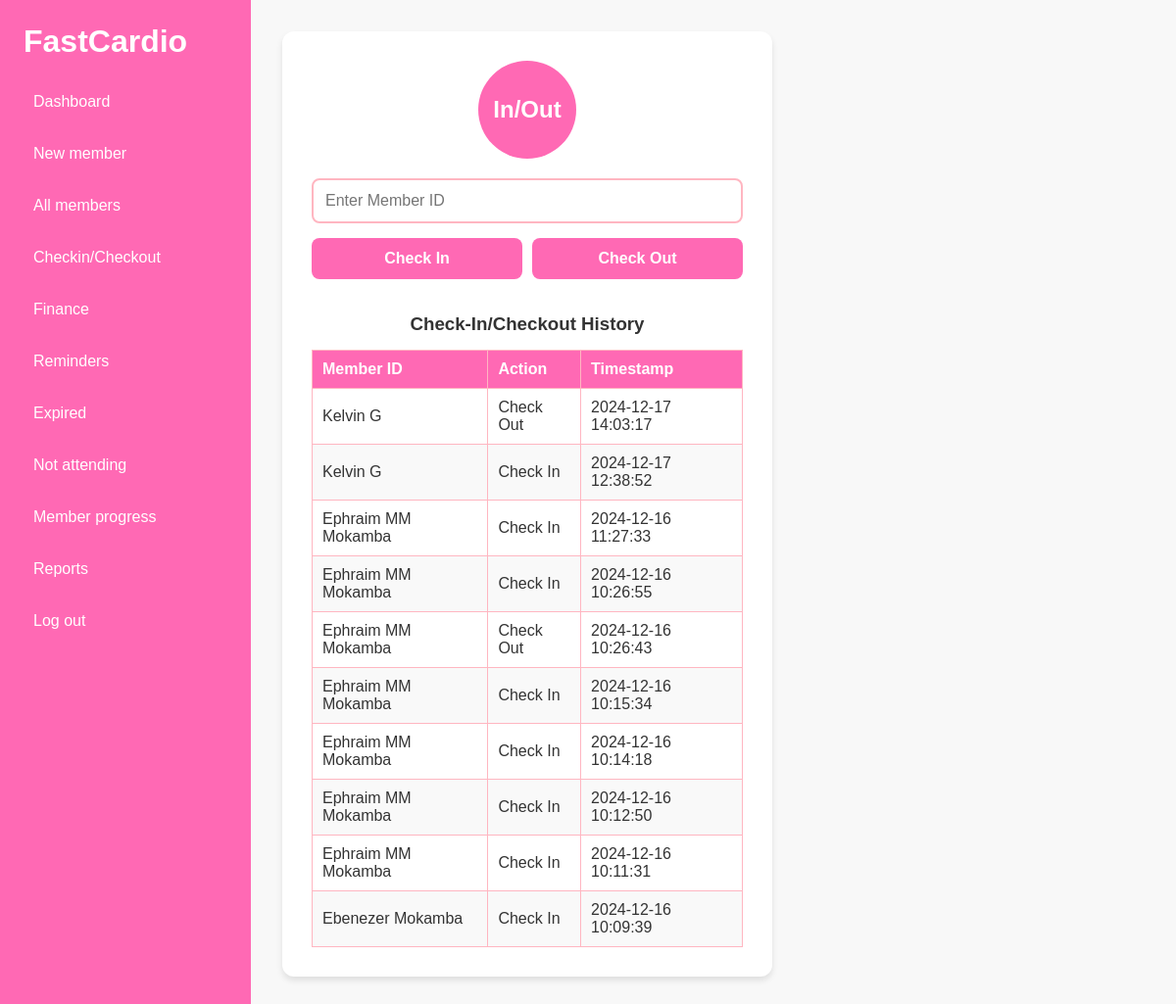
Before: /checkin/ with the older database file.
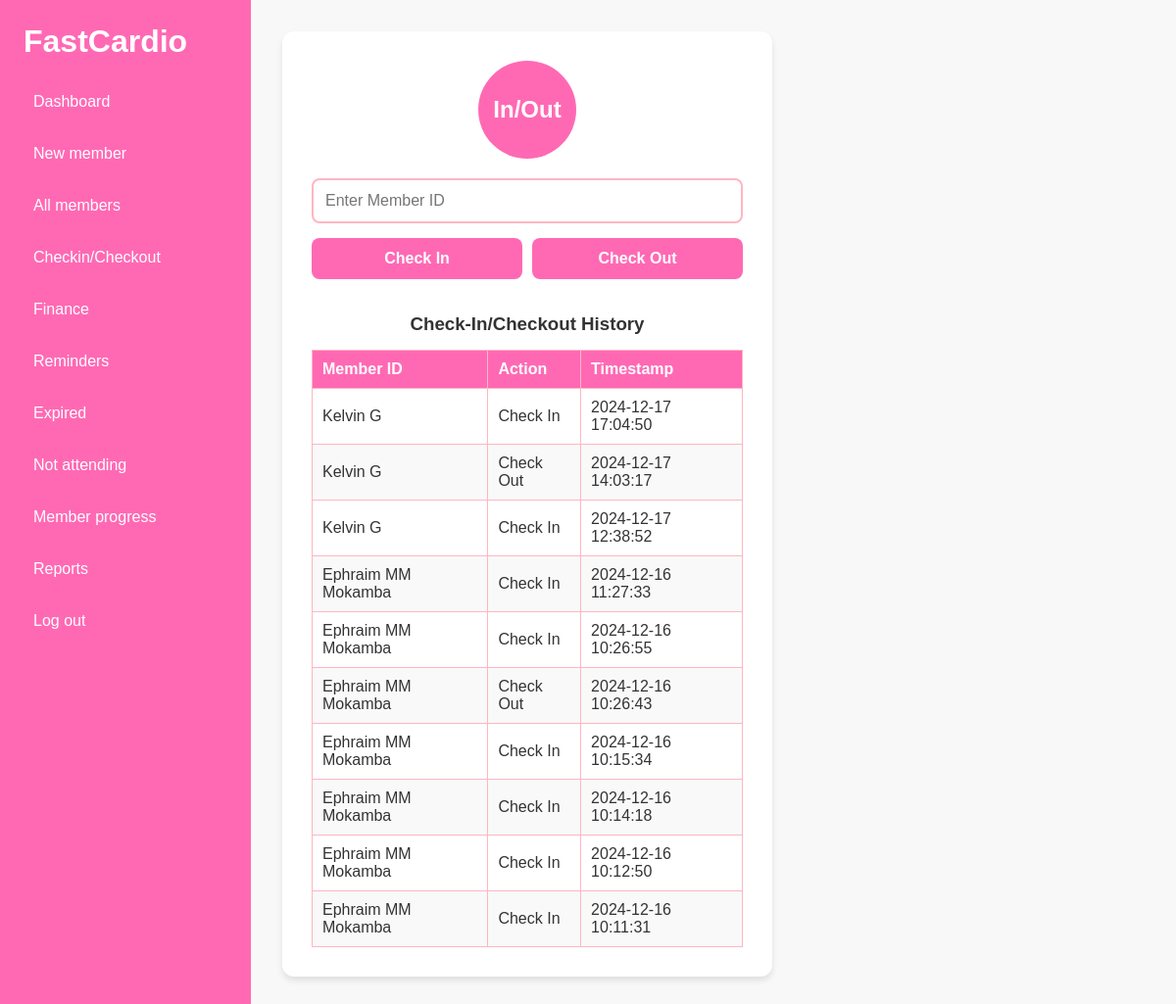
After: the same page with the newer database file.
### members/models.py (models this page shows)
class CheckInOutRecord(models.Model):
    ACTIONS = [
        ('check_in', 'Check In'),
        ('check_out', 'Check Out')
    ]
    member = models.ForeignKey(Member, on_delete=models.CASCADE, related_name='CheckinOut')
    action = models.CharField(max_length=10, choices=ACTIONS)
    timestamp = models.DateTimeField(default=timezone.now)
    class Meta:
        ordering = ['-timestamp']
    def __str__(self):
        return f"{self.member} - {self.get_action_display()} at {self.timestamp}"

class Member(models.Model):
    first_name = models.CharField(max_length=50)
    last_name = models.CharField(max_length=50)
    phone_number = models.CharField(max_length=15)
    date_joined = models.DateTimeField(auto_now_add=True)
    is_active = models.BooleanField(default=True)
    additional_info = models.TextField(blank=True,null=True)
    gender = models.CharField(max_length= 6)
    def __str__(self):
        return f"{self.first_name} {self.last_name}"

### members/views.py (the view)
# urls.py: path('checkin/',views.checkin,name="Checkin" ),
def checkin(request):
    recent_records = CheckInOutRecord.objects.select_related('member').all()[:10]
    print(recent_records)
    return render(request,"Checkin.html",{'recent_records': recent_records })

### members/templates/Checkin.html (shortened to what this page needs)
{% extends 'sidebar.html' %}
{% load static %}
{% block extra_styles %}
    <link rel="stylesheet" href="{% static 'checkin.css' %}">
{% endblock %}
{% block content %}
    <div class="container">
        <div class="logo">In/Out</div>
        <input type="text" class="member-input" placeholder="Enter Member ID" id="memberIdInput">
        <div class="btn-group">
            <button class="check-in-btn">Check In</button>
            <button class="check-out-btn">Check Out</button>
        </div>
        <div class="history-section">
            <h3>Check-In/Checkout History</h3>
            <table class="history-table" id="historyTable">
                <thead>
                    <tr>
                        <th>Member ID</th>
                        <th>Action</th>
                        <th>Timestamp</th>
                    </tr>
                </thead>
                <tbody id="historyTableBody">
                    {% for record in recent_records %}
                    <tr>
                        <td>{{ record.member }}</td>
                        <td>{{ record.get_action_display }}</td>
                        <td>{{ record.timestamp|date:"Y-m-d H:i:s" }}</td>
                    </tr>
                    {% endfor %}
                </tbody>
            </table>
        </div>
    </div>
{% endblock %}

Changed rows visible on the page:
no longer on this page (row unchanged): CheckInOutRecord: member "Ebenezer Mokamba", action "Check In", timestamp "2024-12-16 10:09:39"
added CheckInOutRecord: member "Kelvin G", action "Check In", timestamp "2024-12-17 17:04:50"
